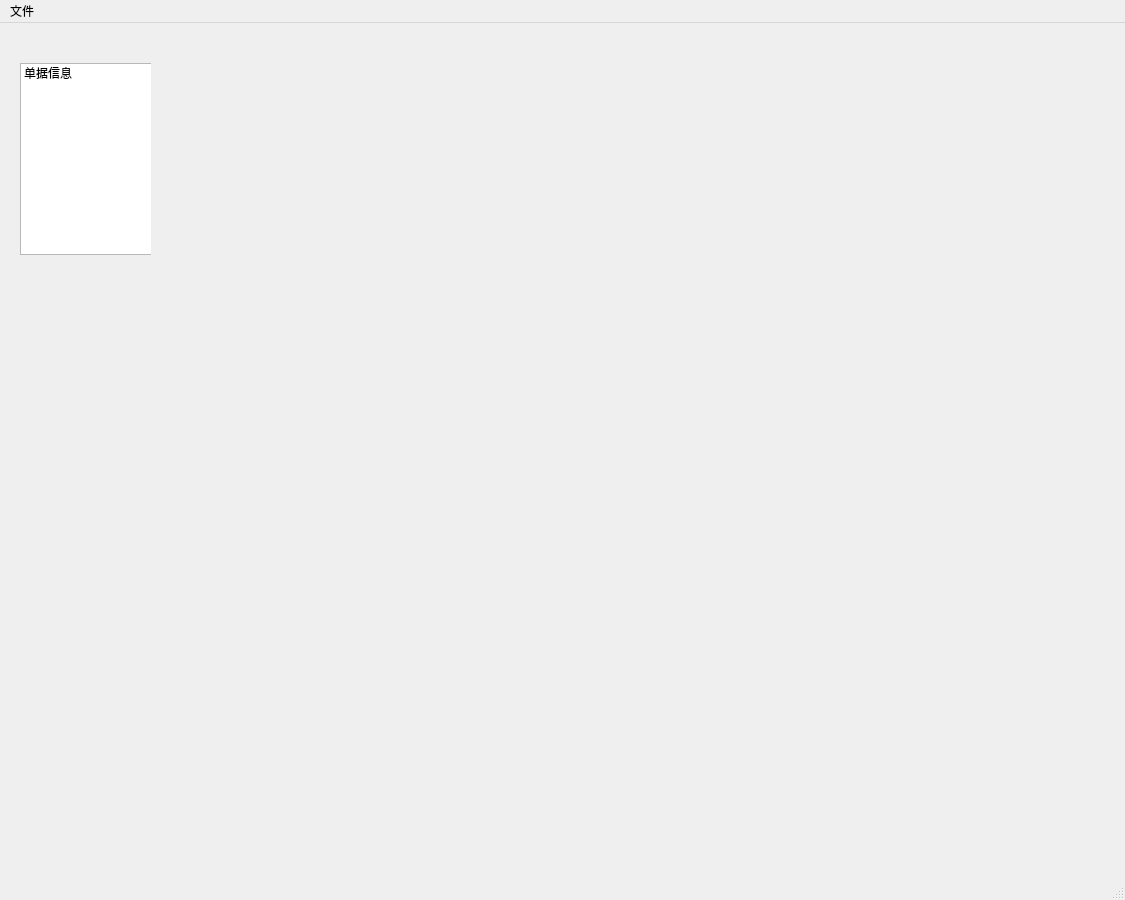
<?xml version="1.0" encoding="UTF-8"?>
<ui version="4.0">
 <class>MainWindow</class>
 <widget class="QMainWindow" name="MainWindow">
  <property name="geometry">
   <rect>
    <x>0</x>
    <y>0</y>
    <width>1125</width>
    <height>900</height>
   </rect>
  </property>
  <property name="windowTitle">
   <string>MainWindow</string>
  </property>
  <widget class="QWidget" name="centralwidget">
   <widget class="QWidget" name="widget" native="true">
    <property name="geometry">
     <rect>
      <x>10</x>
      <y>10</y>
      <width>161</width>
      <height>791</height>
     </rect>
    </property>
    <widget class="QStackedWidget" name="stackedWidget">
     <property name="geometry">
      <rect>
       <x>10</x>
       <y>10</y>
       <width>131</width>
       <height>751</height>
      </rect>
     </property>
     <widget class="QWidget" name="page">
      <widget class="QListWidget" name="listWidget">
       <property name="geometry">
        <rect>
         <x>0</x>
         <y>20</y>
         <width>141</width>
         <height>192</height>
        </rect>
       </property>
       <item>
        <property name="text">
         <string>单据信息</string>
        </property>
       </item>
      </widget>
     </widget>
     <widget class="QWidget" name="page_2"/>
    </widget>
   </widget>
   <widget class="QWidget" name="widget_2" native="true">
    <property name="geometry">
     <rect>
      <x>180</x>
      <y>10</y>
      <width>931</width>
      <height>791</height>
     </rect>
    </property>
   </widget>
  </widget>
  <widget class="QMenuBar" name="menubar">
   <property name="geometry">
    <rect>
     <x>0</x>
     <y>0</y>
     <width>1125</width>
     <height>23</height>
    </rect>
   </property>
   <widget class="QMenu" name="menu">
    <property name="title">
     <string>文件</string>
    </property>
    <addaction name="actionEXIT"/>
   </widget>
   <addaction name="menu"/>
  </widget>
  <widget class="QStatusBar" name="statusbar"/>
  <action name="actionEXIT">
   <property name="text">
    <string>退出</string>
   </property>
  </action>
 </widget>
 <resources/>
 <connections/>
</ui>
